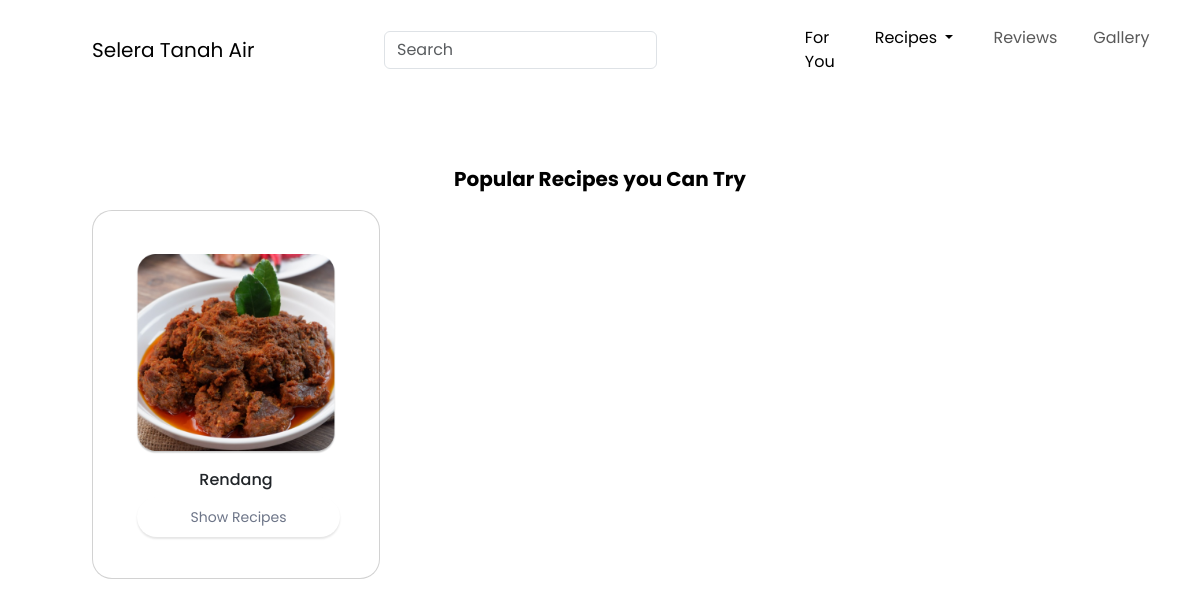
Page /recipes.php on the committed database.
### tables this page shows
CREATE TABLE `recipes` (
  `id_recipes` int(15) NOT NULL,
  `menu` varchar(50) NOT NULL,
  `recipes` text NOT NULL,
  `cooking_steps` text NOT NULL,
  `province` varchar(100) NOT NULL,
  `image` varchar(50) NOT NULL
);

### recipes.php (the view, shortened to what this page needs)
<?php
    include('navbar.php');
    include('config.php');
    $data =  mysqli_query($connection, "SELECT * FROM recipes
                        ORDER BY id_recipes DESC") or die(mysqli_error($connection));
?>
<!DOCTYPE html>
<html>
<head>
</head>
<body class="isi">
    <br>
    <div class="container text-center">
        <p id="rekomen-text">Popular Recipes you Can Try</p>
        <div class="row  g-4" >
        <?php
        while ($row = $data->fetch_assoc()) {
            echo ' <div class="col-md-4">
                        <div class="card h-100" style="width: 18rem; border-radius: 20px">
                            <img src="'.htmlspecialchars($row['image']).'" class="card-img-top" id="img-card-rekomen" alt="Rendang">
                            <div class="card-body">
                            <h6 >'.htmlspecialchars($row['menu']).'</h6>
                                <a href="recipes_details.php?id_recipes=' . $row['id_recipes'] . '" class="card-link" id="card-klik">
                                    Show Recipes</a>
                            </div>
                        </div>
                    </div>';
        }
        ?>
        </div>
    </div>
</body>
</html>

### index.css (style rules this page uses)
.isi { position: relative; margin: 10px 80px; color: #000000; font-family: "Poppins", sans-serif; font-weight: 400; font-style: normal; text-decoration: none; text-shadow: none; }
#rekomen-text { display: flex; position: relative; margin-top: 50px; font-size: 20px; text-align: center; font-weight: bold; text-decoration: none; justify-content: center; align-content: center; align-items: center; }
#img-card-rekomen { position: relative; width: 70%; margin: auto; margin-top: 15%; display: flex; align-content: center; align-items: center; justify-content: center; justify-items: center; }
#card-klik { position: relative; color: #6D7588; background-color: #ffffff; border-color: #cacaca; border-radius: 20px; box-shadow: 0px 2px 2px rgba(0, 0, 0, 0.1); transition-duration: 0.4s; margin: 0px 28px 25px; width: 80%; height: 40px; display: flex; flex-direction: column; text-align: center; text-decoration: none; align-content: center; align-items: center; justify-content: center; font-size: 14px; }

### rows in the picture
recipes: image (picture), menu "Rendang"
